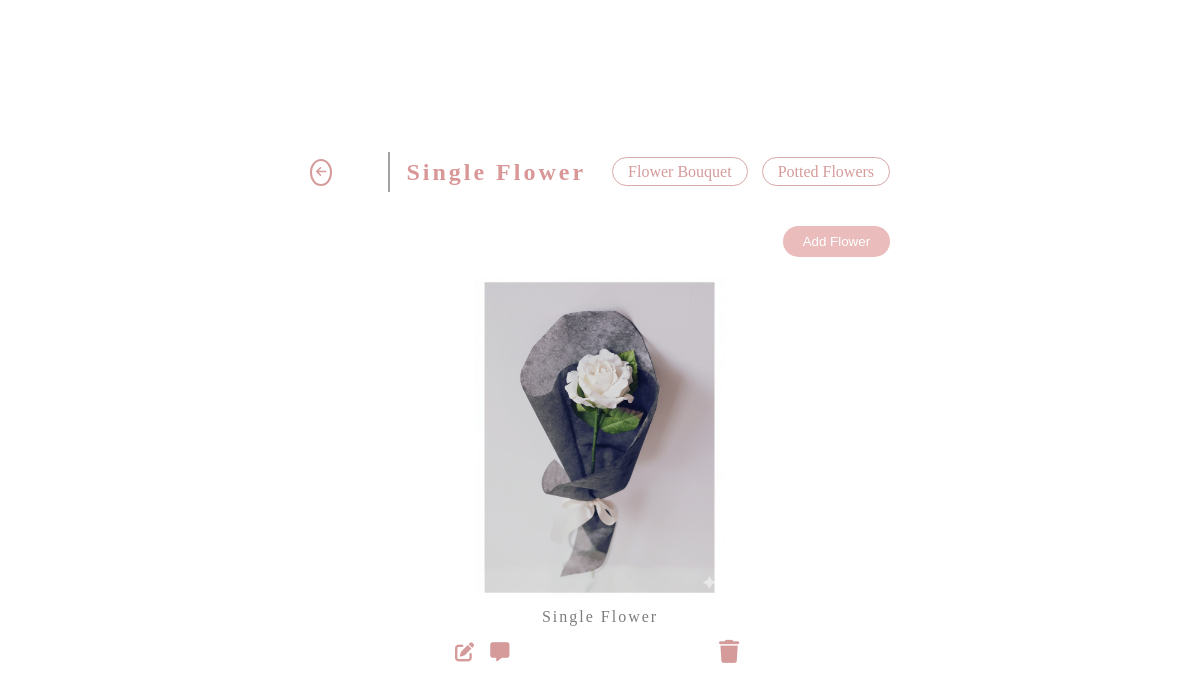
The page /flowers/1/ on the database as committed earlier.
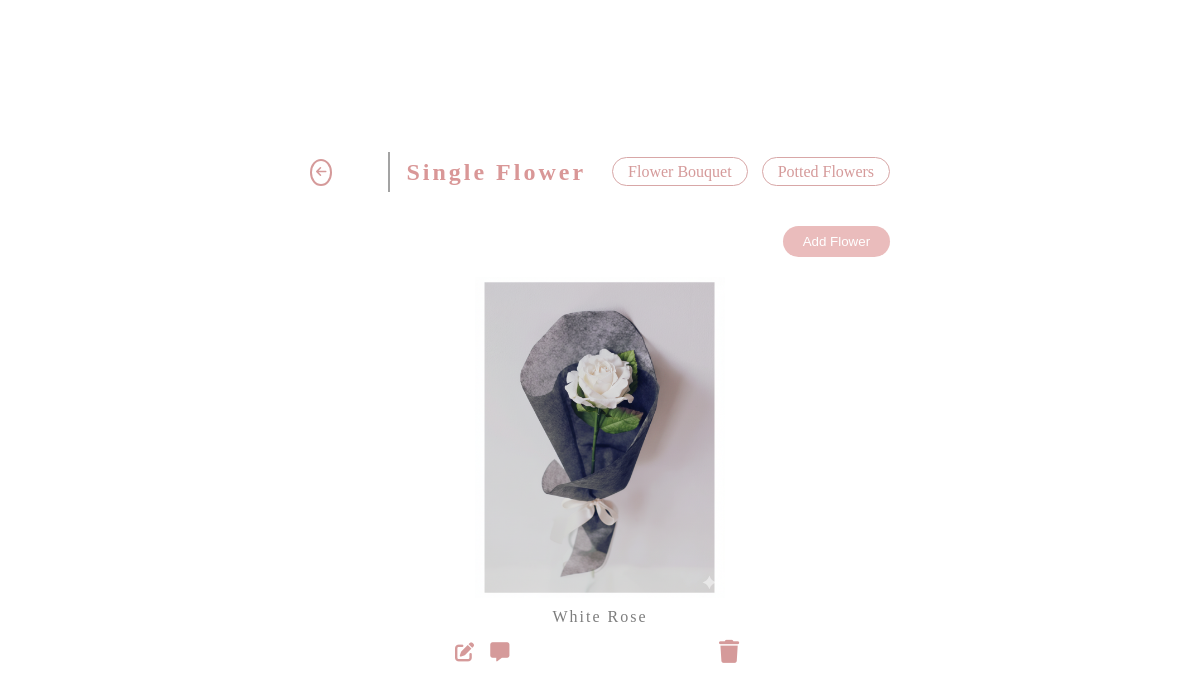
The same page on the database as committed later.
### app/models.py (models this page shows, shortened)
class Flower(models.Model):
    name = models.CharField(max_length=255)
    category = models.ForeignKey(FlowerCategory, on_delete=models.SET_NULL, null=True, blank=True)
    image = models.ImageField(upload_to='flowers/', null=True, blank=True)

### app/views.py (the view)
# urls.py: path('flowers/<int:pk>/', views.flower_details, name='flower_details'),
def flower_details(request, pk):
    flower = get_object_or_404(Flower, pk=pk)
    categories = FlowerCategory.objects.all()
    return render(request, 'app/flower-details.html', {'flower': flower, 'categories': categories})

### app/templates/app/flower-details.html (shortened to what this page needs)
{% extends 'base.html' %} {% load static %}
{% block css %}
<link rel="stylesheet" href="{% static 'css/styles.css' %}">
<link rel="stylesheet" href="{% static 'css/update-flower.css' %}">
{% endblock %}
{% block content %}
<div class="product-section">
  <div class="product-header">
    <div class="back-btn" onclick="history.back()">
      <i class="fa-solid fa-arrow-left"></i>
    </div>
    <div class="h-divider"></div>
    <h2 style="color: #d99797; letter-spacing: 3px">Single Flower</h2>
    <div class="categories">
      <span class="filter-btn">Flower Bouquet</span>
      <span class="filter-btn">Potted Flowers</span>
    </div>
  </div>
  <div class="add-btn-div">
    <a href="{% url 'add_flower' %}">
      <button class="add-btn">Add Flower</button>
    </a>
  </div>
  <div class="flower-div">
    {% if flower.image %}
    <img src="{{ flower.image.url }}" alt="{{ flower.name }}" />
    {% else %}
    <img
      src="{% static 'images/default-flower.png' %}"
      alt="{{ flower.name }}"
    />
    {% endif %}
    <div class="item-title">{{ flower.name }}</div>
    <div class="action-btn">
      <div class="heart-comment-div">
        <i class="fa-solid fa-pen-to-square" id="openUpdateModal"></i>
        <i class="fa-solid fa-message"></i>
      </div>
      <div class="delete-btn-div">
        <button id="openModal">
          <i class="fa-solid fa-trash"></i>
        </button>
      </div>
    </div>
  </div>
</div>
{% endblock %}

### app/templates/base.html (shortened to what this page needs)
{% load static %}
<!DOCTYPE html>
<html lang="en">
  <head>
    {% block css %}{% endblock %}
    <link
      rel="stylesheet"
      href="https://cdnjs.cloudflare.com/ajax/libs/font-awesome/6.5.0/css/all.min.css"
    />
  </head>
  <body>
    <main>{% block content %} {% endblock %}</main>
  </body>
</html>

### static/css/styles.css (style rules this page uses)
body { margin: 0; padding: 0; font-family: "Georgia", serif; background: #ffffff; display: flex; justify-content: center; align-items: center; height: 100vh; }
.item-title { text-align: center; margin-top: 10px; color: #7d7d7d; letter-spacing: 2px; }
.back-btn { margin-right: 40px; padding: 4px; font-size: 12px; color: #d59a9a; cursor: pointer; border-radius: 50%; border: #d59a9a solid 2px; }
.h-divider { width: 2px; height: 40px; background: #a3a3a3; }
.product-section { text-align: center; padding-top: 30px; }
.product-header { display: flex; flex-direction: row; align-items: center; gap: 1rem; }
.product-section img { width: 250px; margin-top: 20px; }
.categories { text-align: right; color: #d59a9a; }
.filter-btn { border: 1px solid #d8a7a7; border-radius: 20px; padding: 5px 15px; margin-left: 10px; }
.add-btn-div { width: 100%; display: flex; justify-content: end; }
.add-btn { background: #eabcbc; padding: 8px 20px; border-radius: 20px; border: none; margin-top: 20px; color: #fff; }
.action-btn { font-size: larger; display: flex; cursor: pointer; color: #d59a9a; margin-top: 12px; margin-bottom: 24px; width: 50%; flex-direction: row; justify-content: space-between; align-items: center; }
.flower-div { display: flex; flex-direction: column; align-items: center; }
.heart-comment-div { display: flex; flex-direction: row; gap: 1rem; }
.delete-btn-div button { border: none; background: none; color: #d59a9a; font-size: larger; cursor: pointer; }

Rows that differ between the two databases and show on the page:
changed Flower: name "Single Flower" → "White Rose"
